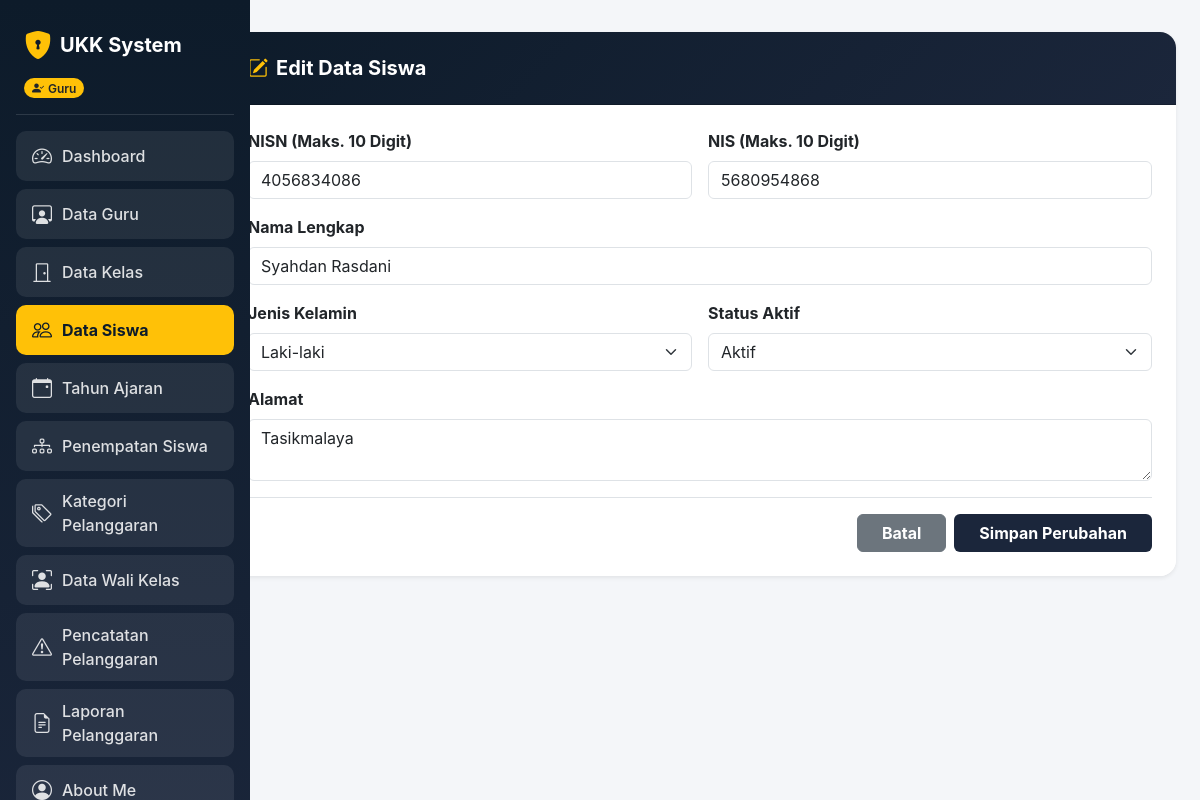
Page /siswa/siswa_edit.php?id=66 (signed in) on the earlier database version.
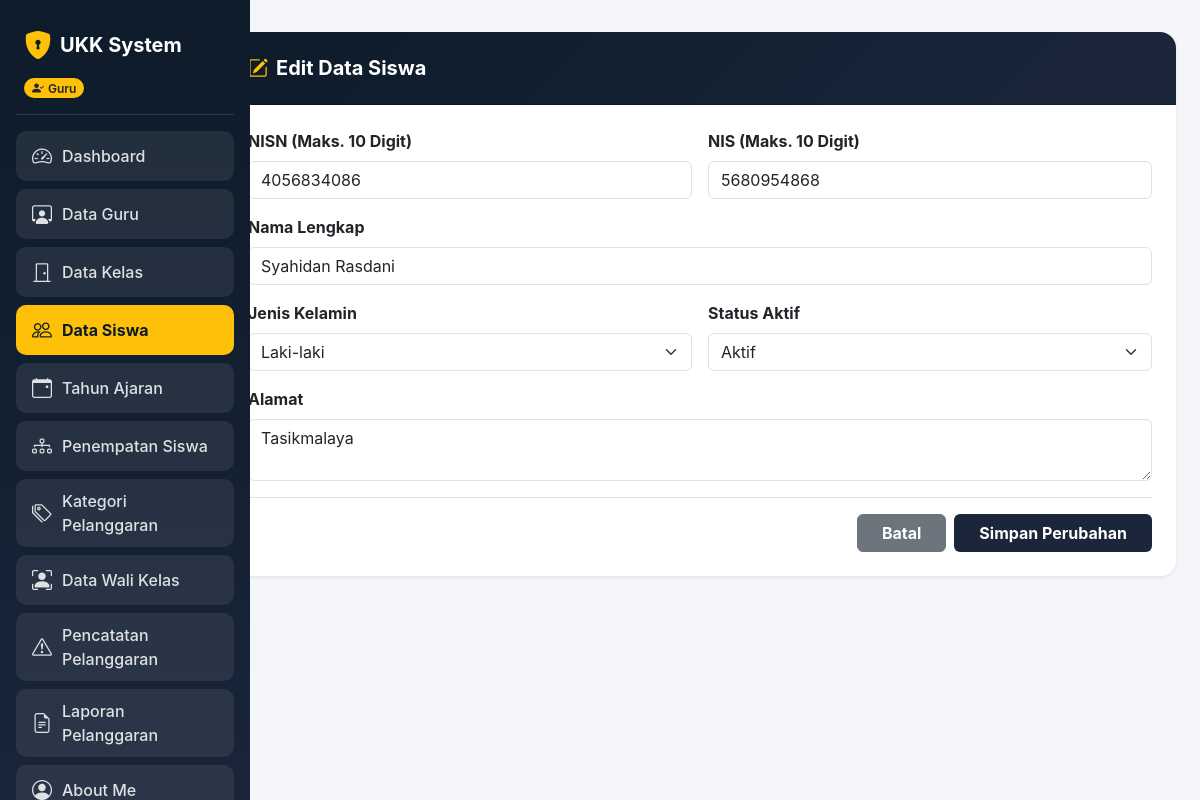
Same page on the later database version.
### tables this page shows
CREATE TABLE `t_siswa` (
  `id` int(11) NOT NULL,
  `nis` varchar(30) DEFAULT NULL,
  `nisn` varchar(20) NOT NULL,
  `nama` varchar(50) DEFAULT NULL,
  `kelas` varchar(50) NOT NULL,
  `kelas_id` int(11) NOT NULL,
  `jurusan` varchar(50) NOT NULL,
  `jenis_kelamin` char(1) NOT NULL,
  `tanggal_lahir` date NOT NULL,
  `alamat` text NOT NULL,
  `status_aktif` tinyint(1) NOT NULL,
  `created_at` timestamp NULL DEFAULT current_timestamp(),
  `updated_at` timestamp NULL DEFAULT current_timestamp()
);

### siswa/siswa_edit.php (the view, shortened to what the changed rows need)
<?php
include '../koneksi.php';
$id = $_GET['id'] ?? '';
$id = mysqli_real_escape_string($koneksi, $id);
$q_data = mysqli_query($koneksi, "SELECT * FROM t_siswa WHERE id = '$id'");
$data   = mysqli_fetch_assoc($q_data);
?>
<!DOCTYPE html>
<html lang="id">
<head>
  <link href="https://cdn.jsdelivr.net/npm/bootstrap@5.3.0/dist/css/bootstrap.min.css" rel="stylesheet">
  <link rel="stylesheet" href="https://cdn.jsdelivr.net/npm/bootstrap-icons@1.11.1/font/bootstrap-icons.css">
</head>
<body>
  <div class="container-fluid">
    <div class="row">
      <main class="col-md-9 col-lg-10 p-4 ms-auto">
        <div class="container-fluid py-2 px-0">
          <form action="" method="POST">
            <div class="card shadow-sm border-0 rounded-4 overflow-hidden w-100">
              <div class="card-body p-4 bg-white">
                <div class="row g-3 mb-3">
                  <div class="col-md-6">
                    <label class="form-label fw-bold">NISN (Maks. 10 Digit)</label>
                    <input type="text" name="nisn" class="form-control" maxlength="10" value="<?= htmlspecialchars($data['nisn'] ?? ''); ?>" oninput="this.value = this.value.replace(/[^0-9]/g, '')" required>
                  </div>
                  <div class="col-md-6">
                    <label class="form-label fw-bold">NIS (Maks. 10 Digit)</label>
                    <input type="text" name="nis" class="form-control" maxlength="10" value="<?= htmlspecialchars($data['nis'] ?? ''); ?>" oninput="this.value = this.value.replace(/[^0-9]/g, '')" required>
                  </div>
                </div>
                <div class="mb-3">
                  <label class="form-label fw-bold">Nama Lengkap</label>
                  <input type="text" name="nama" class="form-control" value="<?= htmlspecialchars($data['nama'] ?? ''); ?>" required>
                </div>
                <div class="row g-3 mb-3">
                  <div class="col-md-6">
                    <label class="form-label fw-bold">Jenis Kelamin</label>
                    <select name="jenis_kelamin" class="form-select" required>
                      <option value="L" <?= (($data['jenis_kelamin'] ?? '') == 'L') ? 'selected' : ''; ?>>Laki-laki</option>
                    </select>
                  </div>
                  <div class="col-md-6">
                    <label class="form-label fw-bold">Status Aktif</label>
                    <select name="status_aktif" class="form-select" required>
                      <option value="1" <?= (($data['status_aktif'] ?? '') == '1') ? 'selected' : ''; ?>>Aktif</option>
                    </select>
                  </div>
                </div>
                <div class="mb-3">
                  <label class="form-label fw-bold">Alamat</label>
                  <textarea name="alamat" class="form-control" rows="2"><?= htmlspecialchars($data['alamat'] ?? ''); ?></textarea>
                </div>
              </div>
            </div>
          </form>
        </div>
      </main>
    </div>
  </div>
</body>
</html>

Differences in the rows shown:
changed t_siswa "Laki-laki": nama "Syahdan Rasdani" → "Syahidan Rasdani"
